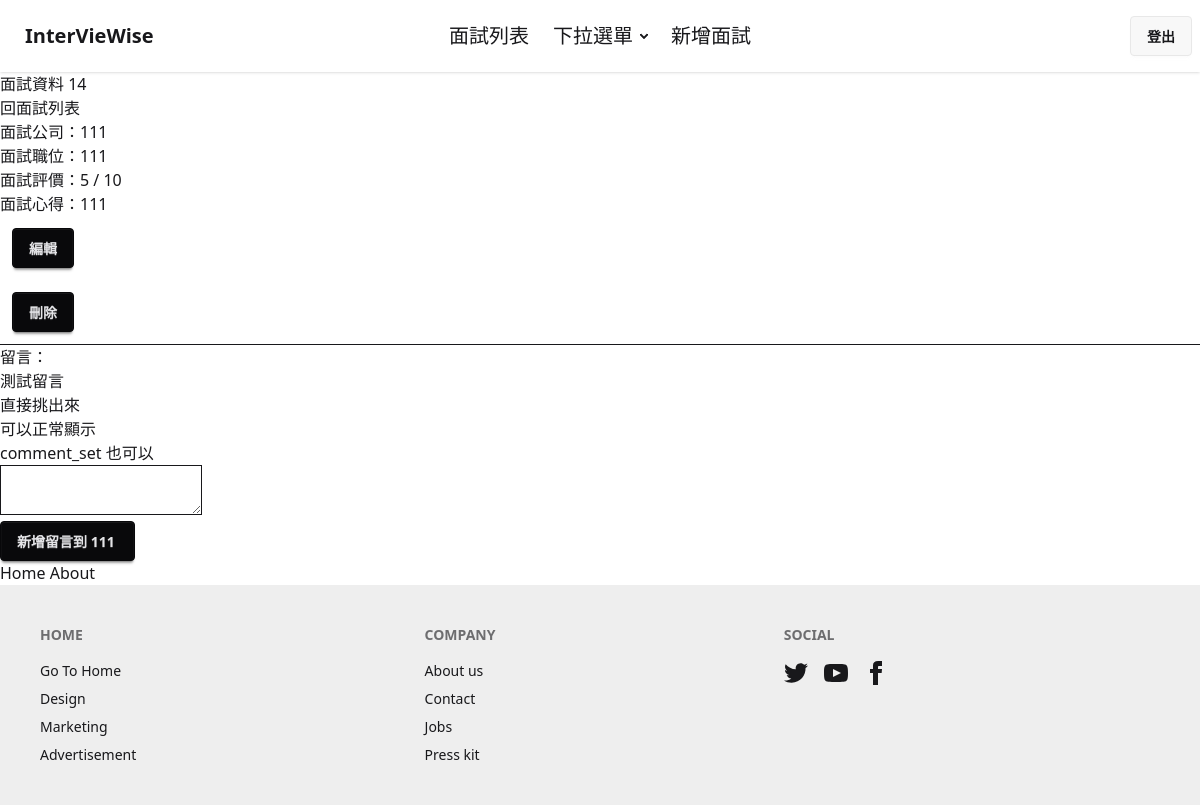
Screenshot of /interviews/14 (signed in) with the database file from the repository.
### interviews/models.py (models this page shows)
class Interview(models.Model):   # 新增一個類別 Interview  ， 繼承了 models.Model 這個類別
    company_name =  models.CharField(max_length=100,null=False)  # 預設值 就是null=False
    position =  models.CharField(max_length=50)
    interview_date = models.DateField(null=True)  #null = True 代表：  這個非必填
    review = models.TextField()
    rating = models.PositiveSmallIntegerField(default=5)
    result = models.CharField(max_length=50,null=True)
    user = models.ForeignKey(User,on_delete=models.CASCADE)

class Comment(models.Model):
    content = models.TextField()
    interview = models.ForeignKey(Interview,on_delete=models.SET_NULL , null=True)
    created_at = models.DateTimeField(auto_now_add=True)
    user = models.ForeignKey(User,on_delete=models.CASCADE)

### interviews/views.py (the view)
# urls.py: path("<id>",views.show,name="show"),
@login_required
def show(request,id):
    interview = get_object_or_404(Interview,pk=id)
    if request.POST :
        form = InterviewForm(request.POST,instance=interview)
        form.save()
        return  redirect("interviews:show",interview.id)
        company_name = request.POST["company_name"]
        position = request.POST["position"]
        interview_date = request.POST["interview_date"]
        review = request.POST["review"]
        result = request.POST["result"]
        rating = request.POST["rating"]
        interview = get_object_or_404(Interview,pk=id)  # 把 這筆 interview 挑出來，然後：
        interview.company_name = company_name
        interview.position = position
        interview.interview_date =interview_date
        interview.review = review
        interview.result = result
        interview.rating = rating
        interview.save()
        return  redirect("interviews:show",interview.id)
    else:
        comments = interview.comment_set.all()
        return render(
            request,
            "interviews/show.html",
            {"interview":interview,"comments":comments}
            )

### interviews/templates/interviews/show.html (shortened to what this page needs)
{%  extends "layouts/default.html" %}
{% block 'main' %}
<h1>面試資料 {{   interview.id  }}</h1>
<a href="{% url 'interviews:index' %}"> 回面試列表 </a>
<section>
    <h1>面試公司：{{ interview.company_name}}</h1>
    <h2>面試職位：{{ interview.position}}</h2>
    <h3>面試評價：{{  interview.rating}}  /  10</h3>
    <h4>面試心得：{{ interview.review }} </h4>
</section>
<a href="{% url 'interviews:edit' interview.id %}" class="btn btn-neutral mx-3 my-3">編輯</a>
<form action="{% url 'interviews:delete' interview.id %}" method="post" onsubmit="return confirm('是否確認刪除?')">
    <button class="btn btn-neutral mx-3 my-3">刪除</button>
</form>
<hr />
<h2>留言：</h2>
<ul>
    {% for comment in comments  %}
    <li>
        {{ comment.content }}
    </li>
    {% endfor %}
</ul>
<form action="{% url 'interviews:comment' interview.id %}" method="POST">
    <textarea name="content" id=""></textarea>
    <div>
        <input type="submit" value="新增留言到 {{ interview.company_name }} " class="btn btn-neutral">
    </div>
</form>
{% endblock  %}

### rows the page displays
Interview: id "14", company_name "111", position "111", rating "5", review "111", company_name "新增留言到 111"
Comment: content "測試留言"
Comment: content "直接挑出來"
Comment: content "可以正常顯示"
Comment: content "comment_set 也可以"
